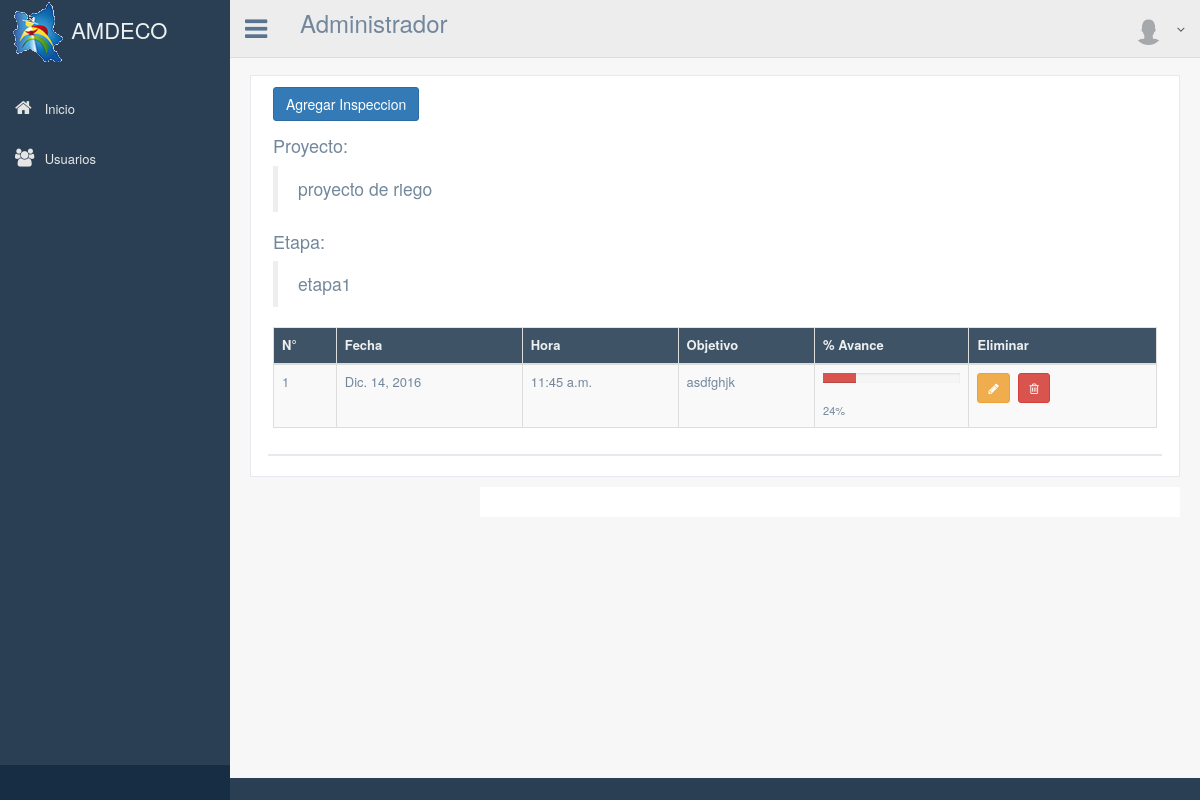
/lista_inspeccion/2, run on the app's committed database.
### apps/Planificacion/models.py (models this page shows, shortened)
class Proyectos(models.Model):
	region = models.CharField(max_length=200)
	municipio = models.CharField(max_length=200)
	nombre_proyecto = models.CharField(max_length=200)
	responsable_proyecto = models.ForeignKey(User, null=True, blank=True)
	responsable_seguimiento = models.CharField(max_length=200)
	porcentage_global = models.IntegerField(null=True, blank=True)
	fecha_inicio = models.DateField(null=True, blank=True)
	fecha_conclucion = models.DateField(null=True, blank=True)

class Etapas(models.Model):
	fecha_inicio = models.DateField()
	fecha_conclucion = models.DateField()
	nombre_etapa = models.CharField(max_length=200)
	avance = models.CharField(max_length=200)
	dias = models.IntegerField()
	observaciones = models.CharField(max_length=200)
	informe = models.CharField(max_length=200)
	proyecto = models.ForeignKey(Proyectos, null=True, blank=True)

class Inspeccion(models.Model):
	fecha = models.DateField()
	hora = models.TimeField()
	objectivo = models.CharField(max_length=200)
	avance = models.CharField(max_length=200)
	etapa = models.ForeignKey(Etapas, null=True, blank=True)

### apps/Planificacion/views.py (the view)
# urls.py: url(r'^lista_inspeccion/(?P<pk>\d+)$', 'apps.Planificacion.views.listaInspeccion', name='lista_inspeccion'),
def listaInspeccion(request, pk):
    etapa = Etapas.objects.get(pk=pk)
    inspecciones = Inspeccion.objects.filter(etapa=pk)
    print time.strftime("%X")
    variables = RequestContext(request, {'pk': pk, 'etapa': etapa.nombre_etapa, 'proyecto': etapa.proyecto.nombre_proyecto,  'inspecciones': inspecciones})
    return render_to_response('planificacion/lista_inspeccion.html', variables)

### templates/planificacion/lista_inspeccion.html (shortened to what this page needs)
{% extends "base.html" %}
{% block contenido %}
        <div class="right_col" role="main">
          <div class="">
            <div class="page-title">
            </div>
            <div class="row">
              <div class="col-md-12 col-sm-12 col-xs-12">
                <div class="x_panel">
                  <div class="x_title">
                  <a href="/crear_inspeccion/{{pk}}" class="btn btn-primary" >Agregar Inspeccion</a>
                  <div class="message_wrapper">
                    <h4 class="heading">Proyecto:</h4>
                    <blockquote class="message">{{proyecto}}</blockquote>
                  </div>
                  <div class="message_wrapper">
                    <h4 class="heading">Etapa: </h4>
                    <blockquote class="message">{{etapa}}</blockquote>
                  </div>
                  <div class="table-responsive">
                    <table id="tb-etapa" class="table table-striped table-bordered jambo_table">
                      <thead>
                         <tr>
                          <th>N° </th>
                          <th>Fecha</th>
                          <th>Hora</th>
                          <th>Objetivo</th>
                          <th>% Avance</th>
                          <th>Eliminar</th>
                        </tr>
                      </thead>
                      <tbody>
                        {% for ins in inspecciones%}
                        <tr>
                          <td>{{forloop.counter}}</td>
                          <td>{{ins.fecha}}</td>
                          <td>{{ins.hora}}</td>
                          <td>{{ins.objectivo}}</td>
                          <td>
                            <div class="progress progress_sm">
                              <div class="progress-bar
                              {% if ins.avance|add:0 > 0 and ins.avance|add:0 < 35 %}
                                progress-bar-danger
                              {% elif ins.avance|add:0 > 35 and  ins.avance|add:0 < 80  %}
                                progress-bar-warning
                              {% elif ins.avance|add:0 > 80 and ins.avance|add:0 <= 100 %}
                                progress-bar-success
                              {% else %}
                                progress-bar-success
                              {% endif%}
                              " role="progressbar"
                               data-transitiongoal='{{ins.avance}}'     >
                              </div>
                            </div>
                            <small>{{ins.avance}}% </small>
                          </td>
                          <td>
                            <a href="/editar_inspeccion/{{ins.pk}}" class="btn btn-warning btn-sm" data-toggle="tooltip" data-original-title="Editar" ><i class="fa fa-pencil"></i></a>
                            <a  class="btn btn-danger btn-sm" data-toggle="modal" data-original-title="Eliminar"  data-target=".modal-{{ ins.id}}"><i class="fa fa-trash-o"></i> </a>
                          </td>
                        </tr>
                        {% endfor %}
                      </tbody>
                    </table>
                  </div>
                </div>
              </div>
            </div>
          </div>
        </div>
{% endblock %}

### data on the page
Proyectos: nombre_proyecto "proyecto de riego"
Etapas: nombre_etapa "etapa1"
Inspeccion: fecha "Dic. 14, 2016", hora "11:45 a.m.", objectivo "asdfghjk", avance "24"
